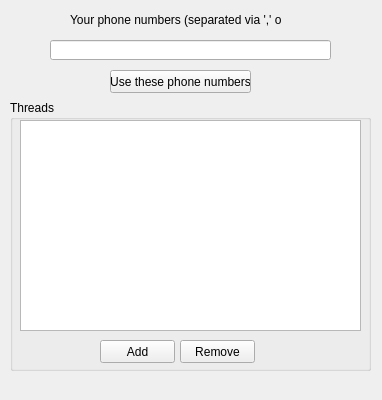
<?xml version="1.0" encoding="UTF-8"?>
<ui version="4.0">
 <class>MainWindow</class>
 <widget class="QMainWindow" name="MainWindow">
  <property name="geometry">
   <rect>
    <x>0</x>
    <y>0</y>
    <width>382</width>
    <height>400</height>
   </rect>
  </property>
  <property name="windowTitle">
   <string>RSDN Watcher</string>
  </property>
  <widget class="QWidget" name="centralWidget">
   <widget class="QGroupBox" name="threads_group_box">
    <property name="geometry">
     <rect>
      <x>10</x>
      <y>100</y>
      <width>361</width>
      <height>271</height>
     </rect>
    </property>
    <property name="title">
     <string>Threads</string>
    </property>
    <widget class="QListWidget" name="threads_list_widget">
     <property name="geometry">
      <rect>
       <x>10</x>
       <y>20</y>
       <width>341</width>
       <height>211</height>
      </rect>
     </property>
     <property name="currentRow">
      <number>-1</number>
     </property>
    </widget>
    <widget class="QPushButton" name="add_thread_button">
     <property name="geometry">
      <rect>
       <x>90</x>
       <y>240</y>
       <width>75</width>
       <height>23</height>
      </rect>
     </property>
     <property name="text">
      <string>Add</string>
     </property>
    </widget>
    <widget class="QPushButton" name="remove_thread_button">
     <property name="geometry">
      <rect>
       <x>170</x>
       <y>240</y>
       <width>75</width>
       <height>23</height>
      </rect>
     </property>
     <property name="text">
      <string>Remove</string>
     </property>
    </widget>
   </widget>
   <widget class="QLineEdit" name="your_phone_number_line_edit">
    <property name="geometry">
     <rect>
      <x>50</x>
      <y>40</y>
      <width>281</width>
      <height>20</height>
     </rect>
    </property>
   </widget>
   <widget class="QLabel" name="your_phone_number_label">
    <property name="geometry">
     <rect>
      <x>70</x>
      <y>10</y>
      <width>211</width>
      <height>20</height>
     </rect>
    </property>
    <property name="text">
     <string>Your phone numbers (separated via ',' or ';')</string>
    </property>
   </widget>
   <widget class="QPushButton" name="use_this_phone_number_button">
    <property name="geometry">
     <rect>
      <x>110</x>
      <y>70</y>
      <width>141</width>
      <height>23</height>
     </rect>
    </property>
    <property name="text">
     <string>Use these phone numbers</string>
    </property>
   </widget>
  </widget>
  <widget class="QMenuBar" name="menuBar">
   <property name="geometry">
    <rect>
     <x>0</x>
     <y>0</y>
     <width>382</width>
     <height>21</height>
    </rect>
   </property>
  </widget>
 </widget>
 <layoutdefault spacing="6" margin="11"/>
 <resources/>
 <connections/>
</ui>
